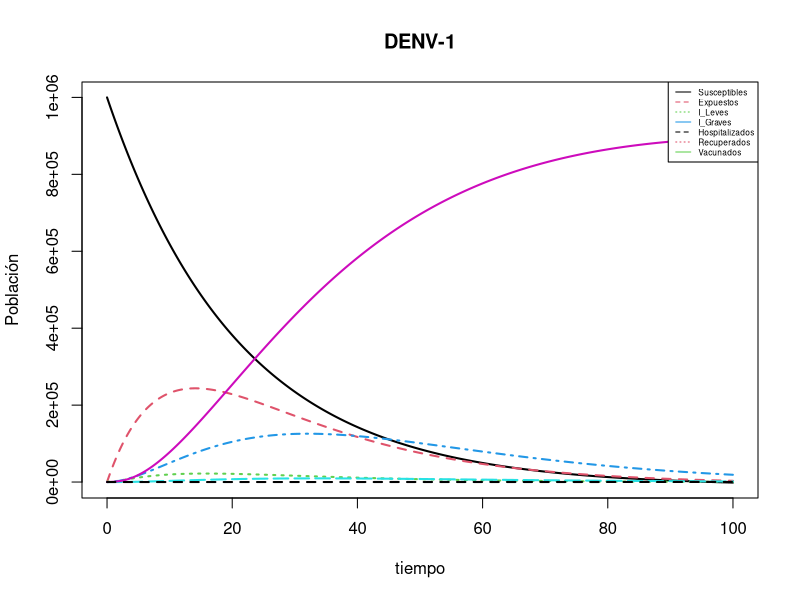
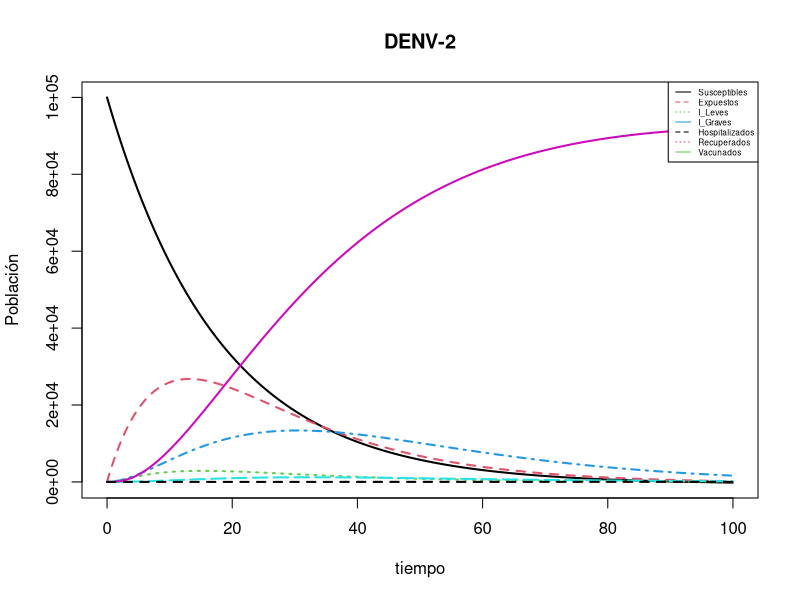
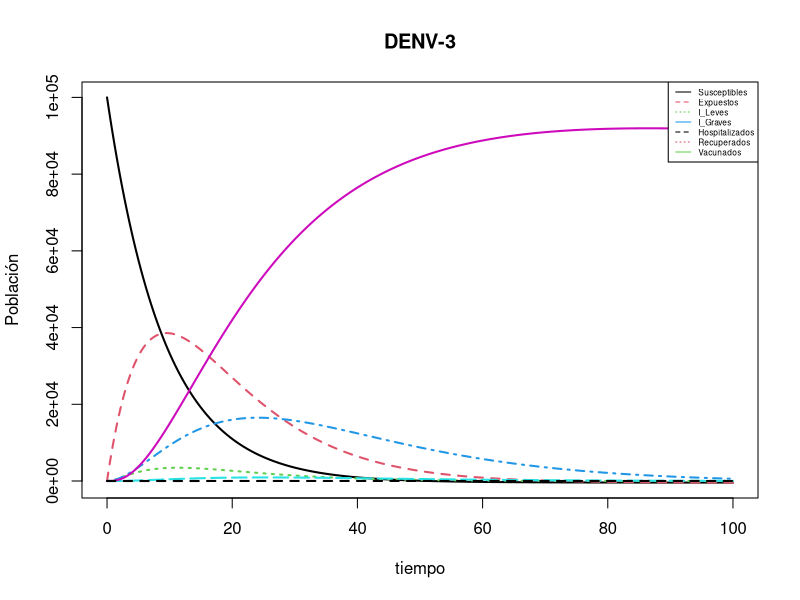
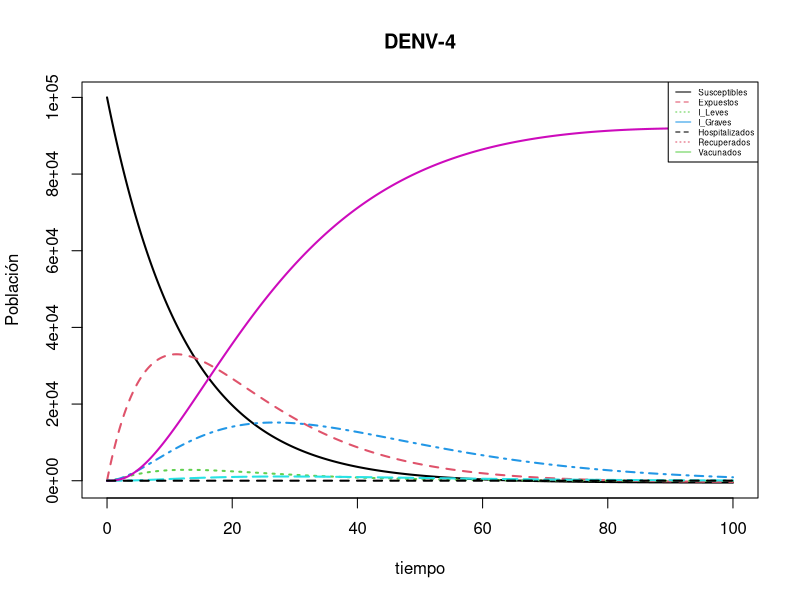

Recreate these plots in R, in order.
##########        MODELO  DENGUE      ##########
library(deSolve)

SEIHRV <- function (t, estado, parametros) {
  with (as.list (c(estado, parametros)) , {
    dS <- mu - beta*S - gamma*R + rho*V - mu*S
    dE <- beta*S - sigma*rho*E - sigma*E*(1 - rho) - mu*E
    dI <- sigma*(1-rho)*E - alpha*I - (mu + K)*I
    dG <- sigma*rho*E - delta*G - (mu + K)*G
    dH <- delta*G - epsilon*H - mu*H
    dR <- epsilon*H + alpha*I - gamma*R - mu*R - lambda*R
    dV <- lambda*R - rho*V - mu*V
    list(c(dS, dE, dI, dG, dH, dR, dV))
  })
}

#### DENV 1 
pars_d1 <- c ( mu =0.0000169 , beta = 0.048, gamma = 0.00063, rho = 0.4, 
               sigma = 0.1 , alpha = 0.657 , delta = 0.05, epsilon = 0.657, 
               lambda = 7.0002e-05, K = 0.001)
condiciones_d1 <- c (S= 1000000, E = 10, I = 1000, G = 30, H = 10, R = 15 , V = 40)
tiempo_d1 <- seq (0, 100, by = 0.05)
out_d1 <- ode(condiciones_d1, tiempo_d1, SEIHRV, pars_d1) 

matplot(out_d1 [ , 1], out_d1 [ , 2:8], type = "l", xlab = "tiempo", 
        ylab = "Población", main = "DENV-1", lwd = 2)
legend ("topright", c("Susceptibles", "Expuestos", "I_Leves",
                      "I_Graves", "Hospitalizados", "Recuperados", "Vacunados"), 
        col = 1:4, lty = 1:3, cex= 0.5)

##### DENV 2 

pars_d2 <- c (mu = 0.0000169, rho = 0.4, beta = 0.056, gamma = 0.00042, sigma = 0.1 , alpha = 0.552 , delta = 0.05, epsilon = 0.552, lambda = 7.0002e-05, K = 0.001)
condiciones_d2 <- c (S= 100000, E=50, I=10, G=2, H=3, R=3 , V = 2)
tiempo_d2 <- seq (0, 100, by = 0.05)
out_d2 <- ode(condiciones_d2, tiempo_d2, SEIHRV, pars_d2) 

matplot(out_d2 [ , 1], out_d2 [ , 2:8], type = "l", xlab = "tiempo", ylab = "Población", 
        main = "DENV-2", lwd = 2)
legend ("topright", c("Susceptibles", "Expuestos", "I_Leves", "I_Graves", "Hospitalizados", "Recuperados", "Vacunados"), 
        col = 1:4, lty = 1:3, cex= 0.5)



##### DENV 3
pars_d3 <- c ( mu =0.0000169 , beta = 0.11, gamma = 0.00056, rho = 0.4, sigma = 0.1 , alpha = 0.657 , delta = 0.05 , epsilon = 0.882, lambda = 7.0002e-05, K = 0.001)
condiciones_d3 <- c (S= 100000, E=50, I=10, G=2, H=3, R=3 , V = 2)
tiempo_d3 <- seq (0, 100, by = 0.05)
out_d3 <- ode(condiciones_d3, tiempo_d3, SEIHRV, pars_d3) 

matplot(out_d3 [ , 1], out_d3 [ , 2:8], type = "l", xlab = "tiempo", ylab = "Población", 
        main = "DENV-3", lwd = 2)
legend ("topright", c("Susceptibles", "Expuestos", "I_Leves", "I_Graves", "Hospitalizados", "Recuperados", "Vacunados"), 
        col = 1:4, lty = 1:3, cex= 0.5)



##### DENV 4 
pars_d4 <- c ( mu =0.0000169 , beta = 0.081, gamma = 0.00053, rho = 0.4, sigma = 0.1, alpha = 0.687 , delta = 0.05, epsilon = 0.687, lambda = 7.0002e-05, K = 0.001)
condiciones_d4 <- c (S= 100000, E=50, I=10, G=2, H=3, R=3 , V = 2)
tiempo_d4 <- seq (0, 100, by = 0.05)
out_d4 <- ode(condiciones_d4, tiempo_d4, SEIHRV, pars_d4) 

matplot(out_d4 [ , 1], out_d4 [ , 2:8], type = "l", xlab = "tiempo", ylab = "Población", 
        main = "DENV-4", lwd = 2)
legend ("topright", c("Susceptibles", "Expuestos", "I_Leves", "I_Graves", "Hospitalizados", "Recuperados", "Vacunados"), 
        col = 1:4, lty = 1:3, cex= 0.5)
